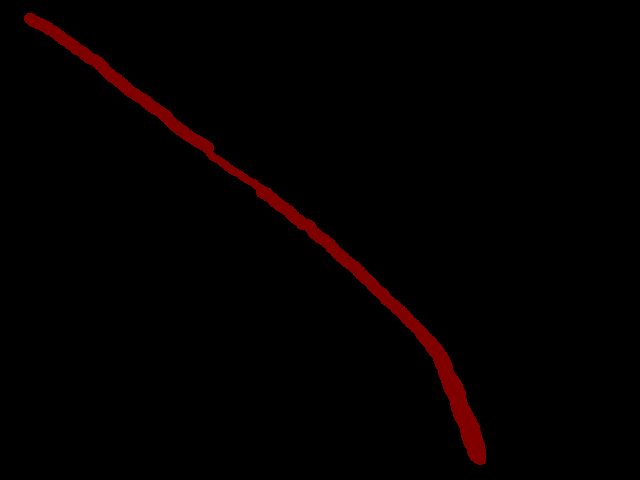
#> input picture images/annotated/0145.png, 640 x 480 px
$ jupyter execute --allow-errors thin_crack_segmentation.ipynb   (older library calls are emulated)
#> lines starting #> are read from the running program, lines starting #| are printed output that depends on the picture; after the words box and inside, x2 and y2 are one past the last pixel; in counts of white or black regions, pixels touching at a corner belong together
#> `ground_truth = cv2.imread( annotations_directory + annotation_path, cv..`:
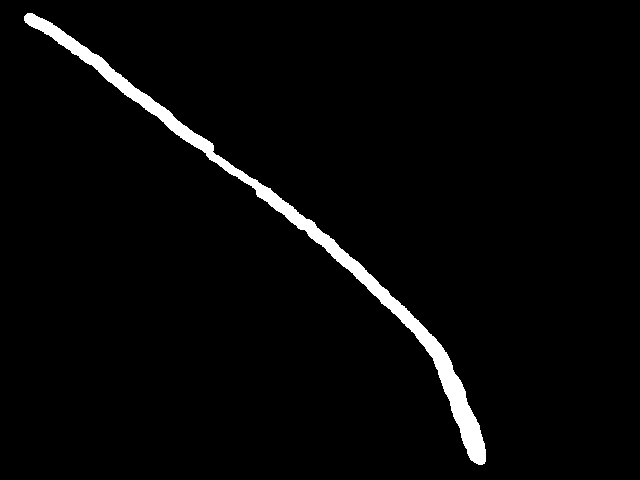
#> ground_truth: shape (480, 640); values 0 (black) and 38 (white), 2.8% white; 1 white region, box (x1, y1, x2, y2) and area: (24, 13, 486, 465) 8524
### scripts/matched_filter_strategy.py
from abc import abstractmethod
from . import correction
import cv2
import numpy as np
from skimage.filters import apply_hysteresis_threshold
from typing import Protocol, TypedDict


class PreProcessor(Protocol):
    """
    Protocol defining the interface for image pre-processing strategies.
    """

    # [12 lines left out: function process, not called in this run]


class Matcher(Protocol):
    """
    Protocol defining the interface for matched filtering strategies.
    """

    # [12 lines left out: function filter, not called in this run]


class Corrector(Protocol):
    """
    Protocol defining the interface for image correction and normalization strategies.
    """

    # [12 lines left out: function correct, not called in this run]


class Thresholder(Protocol):
    """
    Protocol defining the interface for image thresholding strategies.
    """

    # [12 lines left out: function apply, not called in this run]


class Denoiser(Protocol):
    """
    Protocol defining the interface for image denoising strategies.
    """

    # [12 lines left out: function denoise, not called in this run]


class BoxBlur(PreProcessor):
    """
    Pre-processing strategy that applies a simple box blur.
    """

    def __init__(self, ksize: int = 11) -> None:
        """
        Initializes the BoxBlur strategy.

        Args:
            ksize (int, optional): The kernel size for the blur. Defaults to 11.
        """
        self._ksize = ksize

    def process(self, image: np.ndarray) -> np.ndarray:
        """
        Blurs the input image using a normalized box filter.

        Args:
            image (np.ndarray): The input image matrix.

        Returns:
            np.ndarray: The blurred image matrix as float32.
        """
        return cv2.blur(image, (self._ksize, self._ksize)).astype(np.float32)


class GaussianBlur(PreProcessor):
    """
    Pre-processing strategy that applies a Gaussian blur.
    """

    def __init__(self, ksize: int = 11, sigma: float = 3.0) -> None:
        """
        Initializes the GaussianBlur strategy.

        Args:
            ksize (int, optional): The kernel size for the blur. Defaults to 11.
            sigma (float, optional): Gaussian kernel standard deviation. Defaults to
                3.0.
        """
        self._ksize = ksize
        self._sigma = sigma

    def process(self, image: np.ndarray) -> np.ndarray:
        """
        Blurs the input image using a Gaussian filter.

        Args:
            image (np.ndarray): The input image matrix.

        Returns:
            np.ndarray: The Gaussian blurred image matrix as float32.
        """
        return cv2.GaussianBlur(image, (self._ksize, self._ksize), self._sigma).astype(
            np.float32
        )


class GaussianMatcher(Matcher):
    """
    Matching strategy using a bank of rotated, zero-mean Gaussian kernels.
    """

    def __init__(self, sigma: float = 44.0, L: int = 54, angle_step: int = 15) -> None:
        """
        Initializes the GaussianMatcher and generates the filter templates.

        Args:
            sigma (float, optional): Standard deviation of the Gaussian trough. Defaults
                to 44.0.
            L (int, optional): Length of the neighborhood in the y-direction. Defaults
                to 54.
            angle_step (int, optional): Angle increment in degrees for kernel rotations.
                Defaults to 15.
        """
        self.templates = []

        h_x = int(np.ceil(3 * sigma))
        h_y = int(np.ceil(L / 2))
        size = max(h_x, h_y) + 2

        y, x = np.mgrid[-size : size + 1, -size : size + 1]

        for angle in range(0, 180, angle_step):
            theta = np.deg2rad(angle)

            x_rot = x * np.cos(theta) - y * np.sin(theta)
            y_rot = x * np.sin(theta) + y * np.cos(theta)

            mask = (np.abs(x_rot) <= 3 * sigma) & (np.abs(y_rot) <= L / 2)

            kernel = np.zeros_like(x, dtype=np.float32)
            kernel[mask] = -np.exp(-(x_rot[mask] ** 2) / (2 * sigma**2))

            mean_val = np.mean(kernel[mask])
            kernel[mask] = kernel[mask] - mean_val

            self.templates.append(kernel)

    # [18 lines left out: function filter, not called in this run]


class PyramidGaussianMatcher(GaussianMatcher):
    """
    Matching strategy utilizing an image pyramid combined with Gaussian matching.
    """

    # [46 lines left out: functions __init__, filter, not called in this run]


class Normalizer(Corrector):
    """
    Correction strategy that linearly maps image values to the [0.0, 1.0] range.
    """

    # [13 lines left out: function correct, not called in this run]


class GammaCorrector(Corrector):
    """
    Correction strategy that applies gamma correction followed by normalization.
    """

    # [22 lines left out: functions __init__, correct, not called in this run]


class SigmoidStretcher(Corrector):
    """
    Correction strategy that applies a non-linear sigmoid stretch to the image.
    """

    def __init__(self, percent: float = 0.5, steepness: float = 10.0) -> None:
        """
        Initializes the SigmoidStretcher.

        Args:
            percent (float, optional): Multiplier for calculating the midpoint. Defaults
                to 0.5.
            steepness (float, optional): The steepness/slope of the sigmoid curve.
                Defaults to 10.0.
        """
        self._percent = percent
        self._steepness = steepness

    # [16 lines left out: function correct, not called in this run]


class BinaryThresholder(Thresholder):
    """
    Thresholding strategy utilizing basic global thresholding.
    """

    # [22 lines left out: functions __init__, apply, not called in this run]


class HysteresisThresholder(Thresholder):
    """
    Thresholding strategy utilizing two thresholds to maintain component connectivity.
    """

    def __init__(self, low: float = 0.45, high: float = 0.7) -> None:
        """
        Initializes the HysteresisThresholder.

        Args:
            low (float, optional): The lower threshold boundary. Defaults to 0.45.
            high (float, optional): The upper threshold boundary. Defaults to 0.7.
        """
        self._low = low
        self._high = high

    # [13 lines left out: function apply, not called in this run]


class ConnectedComponentDenoiser(Denoiser):
    """
    Denoising strategy that removes small isolated blobs by analyzing connected
        components.
    """

    def __init__(self, percent: float = 0.002) -> None:
        """
        Initializes the ConnectedComponentDenoiser.

        Args:
            percent (float, optional): Minimum size percentage (relative to total image
                size) a component must be to remain. Defaults to 0.002.
        """
        self._percent = percent

    # [21 lines left out: function denoise, not called in this run]


class PipelineComponents(TypedDict):
    """
    Type definition dictating the shape of matched filter pipeline dependencies.
    """

    preprocessor: PreProcessor
    matcher: Matcher
    thresholder: Thresholder
    denoiser: Denoiser
    corrector: Corrector

### scripts/abstract_pyprocessor.py
import numpy as np
from abc import ABC, abstractmethod


class PyProcessor(ABC):
    """
    Abstract base class for Python-based image processing algorithms.

    Provides a framework for registering and dispatching different image
    processing routines dynamically. Subclasses must implement the `execute`
    and `get_name` methods.
    """

    _registry = {}
    """
    dict: Internal registry mapping string keys to concrete subclass types.
    Populated automatically via the `__init_subclass__` hook.
    """

    # [54 lines left out: functions __init_subclass__, execute, get_name, get_registry, not called in this run]

    @classmethod
    def dispatch_execute(cls, key: str, image: np.ndarray) -> None:
        """
        Routes an execution request to the appropriate registered subclass.

        Args:
            key (str): The unique identifier of the target processor.
            image (np.ndarray): The image to be processed.

        Raises:
            ValueError: If the requested key does not exist in the registry.
        """
        if key in cls._registry:
            processor_instance = cls._registry[key]()
            processor_instance.execute(image)
        else:
            raise ValueError(f'Processor with key "{key}" does not exist.')

    # [18 lines left out: function dispatch_name, not called in this run]

### research/thin_crack_segmentation.ipynb
[cell 1]
from scripts import plugin_loader  # noqa: F401
from scripts.abstract_pyprocessor import PyProcessor
import cv2
import matplotlib.pyplot as plt

[cell 2]
images_directory = '../images/'
annotations_directory = '../images/annotated/'
processed_directory = '../processed/'

images = {
    "0145.tif": "0145.png",
    "0146.tif": "0146.png",
    "0147.tif": "0147.png",
    "0148.tif": "0148.png",
    "0152.tif": "0152.png",
    "0154.tif": "0154.png",
    "0156.jpg": "0156.png",
    "0157.jpg": "0157.png",
    "0158.jpg": "0158.png",
}

methods = {
    "smf"
}

[cell 3]
from joblib import Memory
import score

cache_directory = "./__segcache__"
memory = Memory(cache_directory, verbose=0)


@memory.cache
def benchmark(image_path: str, annotation_path: str, method: str) -> dict:
    image = cv2.imread(images_directory + image_path, cv2.IMREAD_GRAYSCALE)
    assert image is not None

    ground_truth = cv2.imread(
        annotations_directory + annotation_path, cv2.IMREAD_GRAYSCALE
    )
    assert ground_truth is not None

    PyProcessor.dispatch_execute(method, image)

    cv2.imwrite(
        f"{processed_directory}{method}_{image_path[: image_path.find('.')]}.png",
        image,
    )

    return {
        "image_path": image_path,
        "method_name": method,
        "iou": score.iou(image, ground_truth),
        "dice": score.dice(image, ground_truth),
        "percent_err": score.percent_err(image, ground_truth),
    }


#> (the rest of this cell did not finish here and is left out)

[cell 4]
def compare(image_path: str, annotation_path: str, method: str) -> None:
#> called with image_path = '0146.tif', annotation_path = '0146.png', method = 'mfhgamma'
    image = cv2.imread(images_directory + image_path, cv2.IMREAD_COLOR_RGB)
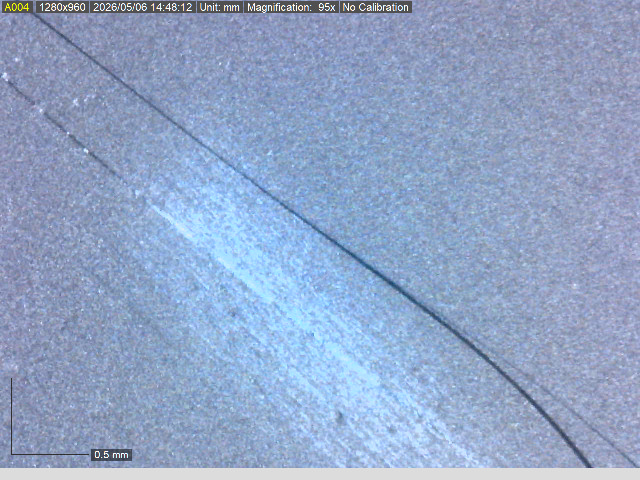
#> input picture images/0146.tif, 640 x 480 px
#> image is the input picture: shape (480, 640, 3); mean B, G, R 199.8, 165.5, 145.8
    assert image is not None

    ground_truth = cv2.imread(
        annotations_directory + annotation_path, cv2.IMREAD_COLOR_RGB
    )
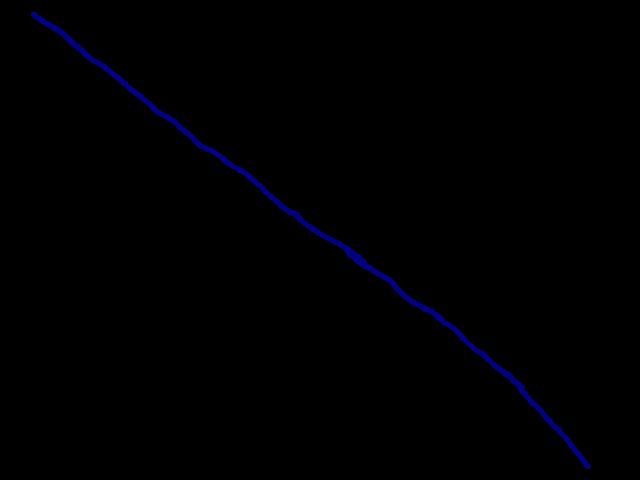
#> input picture images/annotated/0146.png, 640 x 480 px
#> ground_truth is the input picture: shape (480, 640, 3); mean B, G, R 1.7, 0, 0
    assert ground_truth is not None

    prediction = cv2.imread(
        f"{processed_directory}{method}_{image_path[: image_path.find('.')]}.png",
        cv2.IMREAD_GRAYSCALE,
    )
    assert prediction is not None

    result = benchmark(image_path, annotation_path, method)

    fig, axes = plt.subplots(1, 3, figsize=(15, 5))

    axes[0].imshow(image)
    axes[0].set_title("Original")
    axes[0].axis("off")

    axes[1].imshow(ground_truth)
    axes[1].set_title("Ground Truth")
    axes[1].axis("off")

    axes[2].imshow(prediction, cmap="gray")
    metrics_text = (
        f"Prediction ({method})\n"
        f"IoU: {result['iou']:.4f} | Dice: {result['dice']:.4f}\n"
        f"Err: {result['percent_err']:.2%}"
    )
    axes[2].set_title(metrics_text, fontsize=10)
    axes[2].axis("off")

    plt.tight_layout()
    plt.show()

#> (a cell that did not finish here is left out)

[cell 6]
from scripts.matched_filter_strategy import (
    BoxBlur,
    GaussianBlur,
    GaussianMatcher,
    SigmoidStretcher,
    HysteresisThresholder,
    ConnectedComponentDenoiser
)
import numpy as np

test = cv2.imread('../images/0146.tif', cv2.IMREAD_GRAYSCALE)
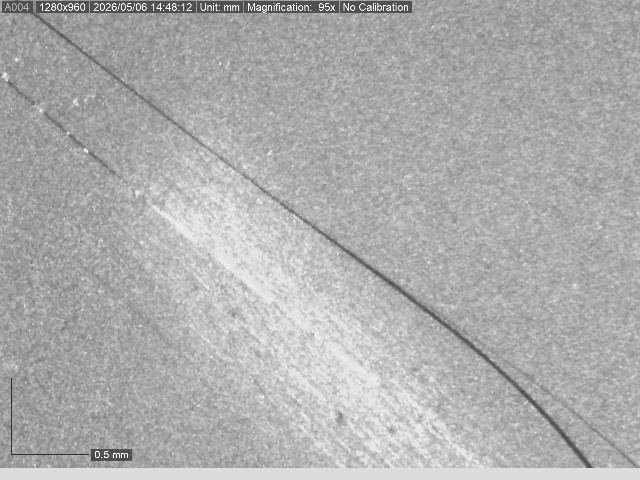
#> test: shape (480, 640); min 41, max 255, mean 173.5
assert test is not None

bb = BoxBlur()
response = bb.process(test)
#> in process, `return cv2.blur(image, (self._ksize, self._ksize)).astype(np.float32)`:
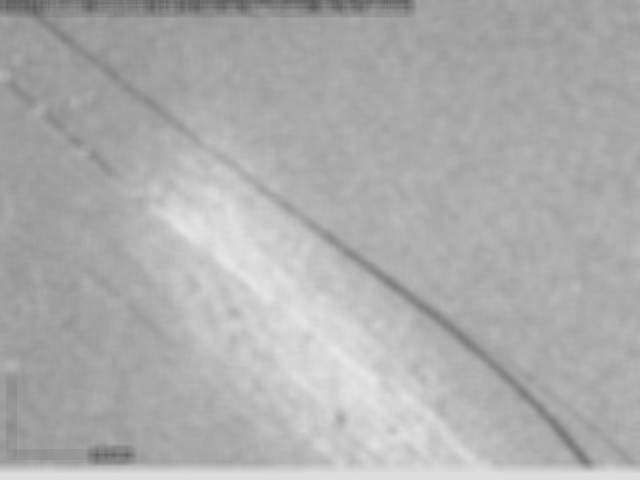
#> returned value: shape (480, 640) float32; min 89, max 230, mean 173.5

gb = GaussianBlur()
response = gb.process(response)

gm = GaussianMatcher(sigma=4.0, L=32)
# response = gm.filter(response)

ss = SigmoidStretcher(steepness=10.0)
# response = ss.correct(response)

th = HysteresisThresholder()
# response = th.apply(response)

ccd = ConnectedComponentDenoiser(0.001)
# response = ccd.denoise(response)

test[:] = response

plt.imshow(test, cmap="gray")
plt.axis("off")
plt.show()

[cell 7]
test2 = cv2.imread('../images/0145.tif', cv2.IMREAD_GRAYSCALE)
assert test2 is not None

#> (the rest of this cell did not finish here and is left out)


plt.imshow(test2, cmap='gray')
plt.axis('off')
plt.show()
